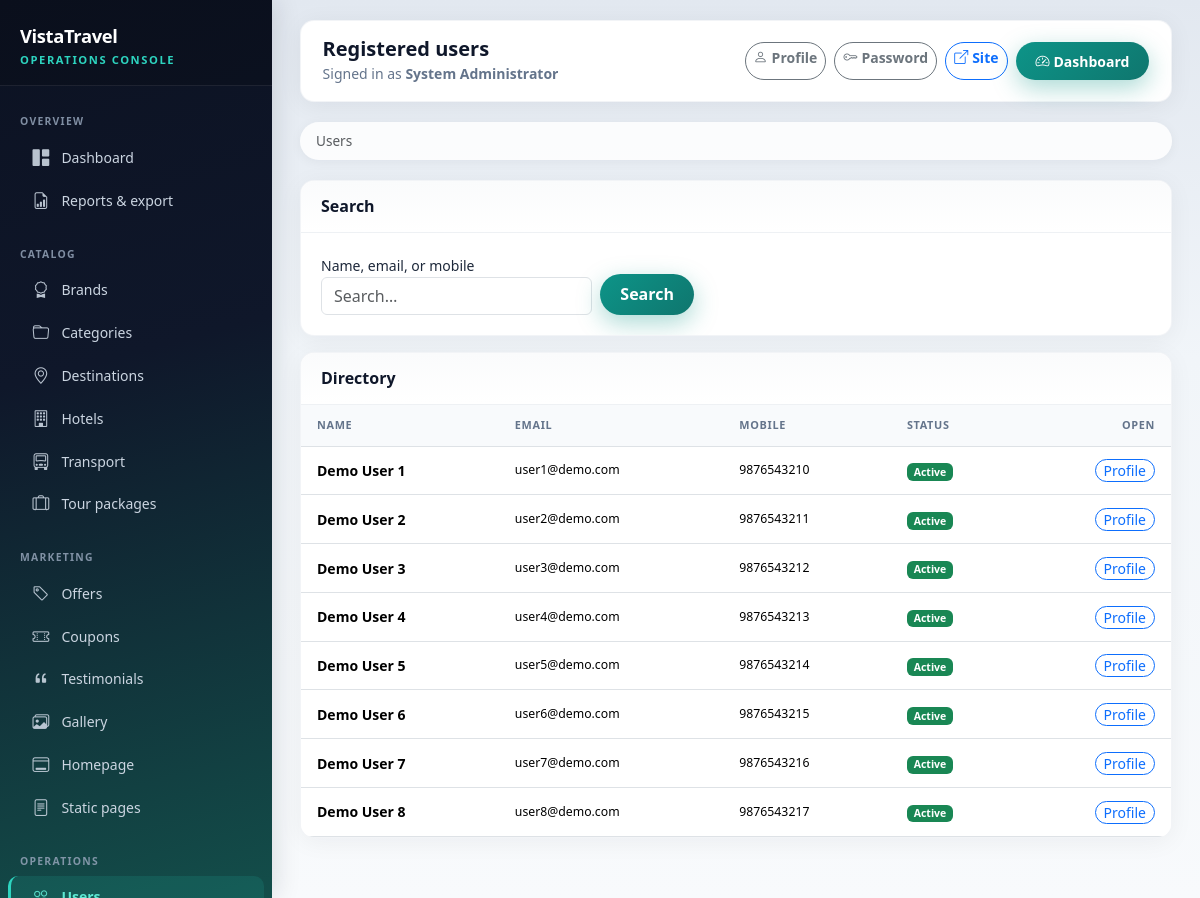
The app's page /admin/users (signed in) with its own data.
### app/models.py (models this page shows, shortened)
class User(db.Model):
    __tablename__ = "users"
    id = db.Column(db.Integer, primary_key=True)
    full_name = db.Column(db.String(120), nullable=False)
    email = db.Column(db.String(120), unique=True, nullable=False, index=True)
    mobile = db.Column(db.String(20), index=True)
    password_hash = db.Column(db.String(255), nullable=False)
    address = db.Column(db.Text)
    gender = db.Column(db.String(20))
    profile_image = db.Column(db.String(255))
    is_active = db.Column(db.Boolean, default=True)
    recovery_token = db.Column(db.String(128), index=True)
    recovery_token_expires = db.Column(db.DateTime)
    created_at = db.Column(db.DateTime, default=utcnow)
    updated_at = db.Column(db.DateTime, default=utcnow, onupdate=utcnow)
    bookings = db.relationship("Booking", backref="user", lazy="dynamic")
    wishlist_items = db.relationship("Wishlist", backref="user", lazy="dynamic", cascade="all, delete-orphan")

### app/admin_routes.py (the view)
@admin_bp.route("/users")
@admin_required
def users():
    q = User.query
    if request.args.get("q"):
        term = f"%{request.args['q']}%"
        q = q.filter(
            or_(User.full_name.ilike(term), User.email.ilike(term), User.mobile.ilike(term))
        )
    items = q.order_by(User.created_at.desc()).all()
    return render_template("admin/users_list.html", items=items)

### app/templates/admin/users_list.html (shortened to what this page needs)
{% extends 'base_admin.html' %}
{% block page_title %}Registered users{% endblock %}
{% block admin_breadcrumbs %}
<nav class="admin-breadcrumb"><ol class="breadcrumb mb-0">
  <li class="breadcrumb-item active">Users</li>
</ol></nav>
{% endblock %}
{% block content %}
<div class="admin-card mb-3">
  <div class="admin-card-header"><h2 class="h6 mb-0">Search</h2></div>
  <div class="admin-card-body">
    <form method="get" class="row g-2">
      <div class="col-md-6 col-lg-4">
        <label class="form-label small mb-0">Name, email, or mobile</label>
        <input class="form-control" name="q" placeholder="Search…" value="{{ request.args.get('q','') }}">
      </div>
      <div class="col-auto d-flex align-items-end"><button type="submit" class="btn btn-tt-primary rounded-pill">Search</button></div>
    </form>
  </div>
</div>
<div class="admin-card">
  <div class="admin-card-header"><h2 class="h6 mb-0">Directory</h2></div>
  <div class="admin-card-body p-0">
    <div class="table-responsive">
      <table class="table admin-table mb-0 align-middle">
        <thead><tr><th>Name</th><th>Email</th><th>Mobile</th><th>Status</th><th class="text-end">Open</th></tr></thead>
        <tbody>
          {% for u in items %}
            <tr>
              <td class="fw-semibold">{{ u.full_name }}</td>
              <td class="small">{{ u.email }}</td>
              <td class="small">{{ u.mobile or '—' }}</td>
              <td>{% if u.is_active %}<span class="badge text-bg-success">Active</span>{% else %}<span class="badge text-bg-secondary">Inactive</span>{% endif %}</td>
              <td class="text-end"><a class="btn btn-sm btn-outline-primary rounded-pill py-0" href="{{ url_for('admin.user_detail', uid=u.id) }}">Profile</a></td>
            </tr>
          {% else %}
            <tr><td colspan="5" class="text-center text-admin-muted py-4">No users match.</td></tr>
          {% endfor %}
        </tbody>
      </table>
    </div>
  </div>
</div>
{% endblock %}

### app/static/css/theme.css (style rules this page uses)
:root { --tt-teal: #0d9488; --tt-teal-dark: #0f766e; --tt-navy: #0f172a; --tt-sand: #f8fafc; --tt-accent: #f59e0b; --tt-mint: #5eead4; --tt-radius: 12px; --tt-shadow: 0 12px 40px rgba(15, 23, 42, 0.08); --tt-shadow-sm: 0 4px 20px rgba(15, 23, 42, 0.06); --admin-sidebar-w: 272px; --admin-accent: #2dd4bf; --admin-heading: #0f172a; --admin-muted: #64748b; }
body { font-family: "Segoe UI", system-ui, -apple-system, Roboto, "Helvetica Neue", Arial, sans-serif; color: #1e293b; background: linear-gradient(180deg, #f1f5f9 0%, var(--tt-sand) 32%, #e2e8f0 100%); background-attachment: fixed; min-height: 100vh; }
.btn-tt-primary { background: linear-gradient(135deg, var(--tt-teal), var(--tt-teal-dark)); border: none; color: #fff; font-weight: 600; padding: 0.55rem 1.25rem; border-radius: 999px; box-shadow: 0 8px 24px rgba(13, 148, 136, 0.35); }
.admin-shell { min-height: 100vh; background: linear-gradient(180deg, #e2e8f0 0%, #f1f5f9 40%, #f8fafc 100%); }
.admin-breadcrumb { margin-bottom: 1.25rem; }
.admin-breadcrumb .breadcrumb { background: rgba(255, 255, 255, 0.85); padding: 0.55rem 1rem; border-radius: 999px; margin-bottom: 0; box-shadow: 0 2px 12px rgba(15, 23, 42, 0.05); font-size: 0.85rem; }
.admin-card { background: #fff; border-radius: 14px; border: 1px solid rgba(148, 163, 184, 0.12); box-shadow: 0 4px 24px rgba(15, 23, 42, 0.05); overflow: hidden; margin-bottom: 1.25rem; }
.admin-card-header { padding: 1rem 1.25rem; border-bottom: 1px solid rgba(148, 163, 184, 0.12); display: flex; align-items: center; justify-content: space-between; flex-wrap: wrap; gap: 0.75rem; background: linear-gradient(180deg, #fafbfc 0%, #fff 100%); }
.admin-card-header h2, .admin-card-header h3 { margin: 0; font-size: 1rem; font-weight: 700; color: var(--admin-heading); }
.admin-card-body { padding: 1.25rem; }
.admin-table { font-size: 0.875rem; margin-bottom: 0; }
.admin-table thead th { font-size: 0.68rem; text-transform: uppercase; letter-spacing: 0.06em; color: var(--admin-muted); font-weight: 800; border-bottom-width: 1px; background: #f8fafc; white-space: nowrap; padding: 0.75rem 1rem; }
.admin-table tbody td { padding: 0.75rem 1rem; vertical-align: middle; }

### records on screen
User: full_name "Demo User 1", email "user1@demo.com", mobile "9876543210", is_active "Active"
User: full_name "Demo User 2", email "user2@demo.com", mobile "9876543211", is_active "Active"
User: full_name "Demo User 3", email "user3@demo.com", mobile "9876543212", is_active "Active"
User: full_name "Demo User 4", email "user4@demo.com", mobile "9876543213", is_active "Active"
User: full_name "Demo User 5", email "user5@demo.com", mobile "9876543214", is_active "Active"
User: full_name "Demo User 6", email "user6@demo.com", mobile "9876543215", is_active "Active"
User: full_name "Demo User 7", email "user7@demo.com", mobile "9876543216", is_active "Active"
User: full_name "Demo User 8", email "user8@demo.com", mobile "9876543217", is_active "Active"

### other values on screen
{{ session.admin_name or 'Administrator' }} "System Administrator"
